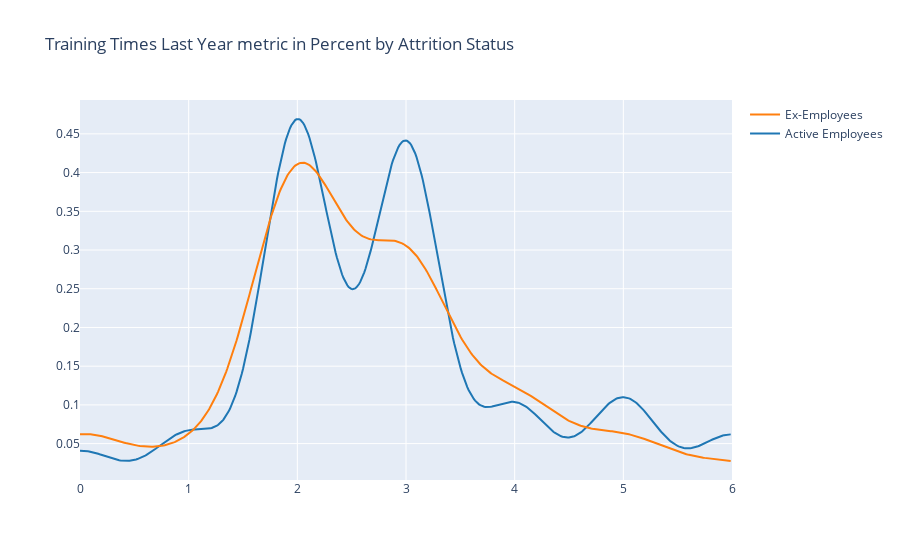

Here is the notebook cell this chart was saved with:
### Code cell
# Add histogram data
x1 = df_HR.loc[df_HR['Attrition'] == 'No', 'TrainingTimesLastYear']
x2 = df_HR.loc[df_HR['Attrition'] == 'Yes', 'TrainingTimesLastYear']
# Group data together
hist_data = [x1, x2]
group_labels = ['Active Employees', 'Ex-Employees']
# Create distplot with custom bin_size
fig = ff.create_distplot(hist_data, group_labels,
                         curve_type='kde', show_hist=False, show_rug=False)
# Add title
fig['layout'].update(
    title='Training Times Last Year metric in Percent by Attrition Status')
fig['layout'].update(xaxis=dict(range=[0, 6], dtick=1))
# Plot
pyo.iplot(fig, filename='Distplot with Multiple Datasets')

### Figure 1 — Plotly figure (JSON) as saved in the notebook; plotly's stock layout.template omitted (floating-point values rounded to 4 significant figures; data arrays with more than 128 entries replaced by an {"elided": "..."} marker saying what was removed)
{"data": [{"legendgroup": "Active Employees", "marker": {"color": "rgb(31, 119, 180)"}, "mode": "lines", "name": "Active Employees", "showlegend": true, "type": "scatter", "x": {"elided": "500 float values"}, "xaxis": "x", "y": {"elided": "500 float values"}, "yaxis": "y"}, {"legendgroup": "Ex-Employees", "marker": {"color": "rgb(255, 127, 14)"}, "mode": "lines", "name": "Ex-Employees", "showlegend": true, "type": "scatter", "x": {"elided": "500 float values"}, "xaxis": "x", "y": {"elided": "500 float values"}, "yaxis": "y"}], "layout": {"barmode": "overlay", "hovermode": "closest", "legend": {"traceorder": "reversed"}, "title": {"text": "Training Times Last Year metric in Percent by Attrition Status"}, "xaxis": {"anchor": "y2", "domain": [0, 1], "dtick": 1, "range": [0, 6], "zeroline": false}, "yaxis": {"anchor": "free", "domain": [0, 1], "position": 0}}}
